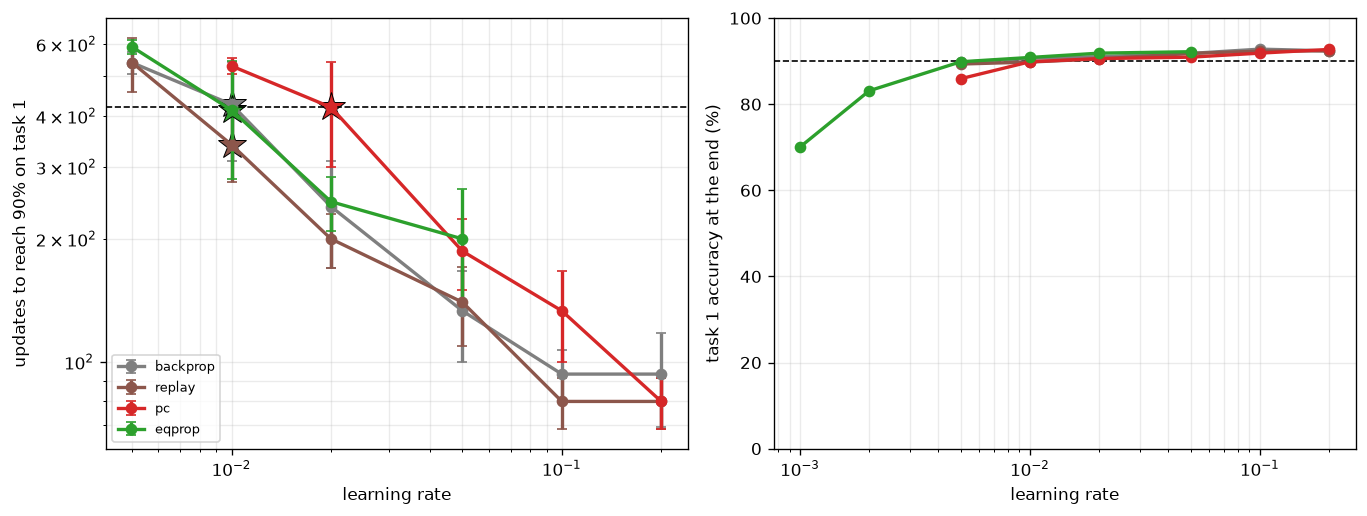

Python code for this plot:
"""What learning rate makes the four rules learn task 1 at the same speed?

Methods slide for the rule comparison. Nothing here is a result about forgetting; it is the
calibration that makes the comparison in scripts 52-53 a comparison of rules rather than a
comparison of learning rates.

WHY THIS HAS TO EXIST
    Every rule is run at plain SGD with a single learning rate, and the four rules do not
    respond to the same number the same way -- PC applies its update as `W += lr * (a^T e)`
    with e computed from a settled state, EqProp divides a finite difference by beta before
    the optimiser sees it. So an identical `lr` across rules is NOT a control; it is an
    arbitrary choice that happens to favour whichever rule it suits.

    What must be matched is the thing a reader would otherwise attribute the difference to:
    HOW FAST EACH RULE LEARNS. If backprop reaches competence on task 1 in 80 updates and PC
    takes 600, then their forgetting curves are being read at different points of two
    different processes, and any difference between them is unattributable.

WHAT IS MATCHED, AND WHY THIS QUANTITY
    updates to first hold >= THRESHOLD on task 1, for STOP_PATIENCE consecutive evals.

    Measured on TASK 1 ALONE, before task 2 exists. That matters: it means the calibration
    cannot launder the result. Tuning each rule's learning rate until its CROSSOVER sat in a
    convenient place would be tuning on the dependent variable -- the crossover is a forgetting
    measurement, and choosing learning rates by it would remove the very difference the
    comparison is meant to detect.

    The common target is TARGET_STEPS = 420 updates, picked for two practical reasons rather
    than from theory: it is where the four rules match most closely on this grid (1.25x spread,
    against 1.75x at a target of 300), and a slower rise makes the transition after the task
    switch occupy a readable fraction of the axis. The earlier scripts ran transitions of ~200
    updates inside 4000 and the curves read as step functions.

    What is LEFT after matching is 1.25x, and that is not nothing. It is accepted rather than
    refined because script 52 is an uncontrolled first look and says so, script 53 stops both
    tasks on accuracy and so cannot be confounded by a budget at all, and the trajectory plots
    remove time entirely. Tighten it before making a controlled claim, not before looking.

EXPERIMENT 12's LEARNING RATES CANNOT BE CARRIED FORWARD
    They were set under the legacy specification, where backprop ran ReLU with cross-entropy
    and EqProp ran a hinge loss on +-1 targets -- a different nonlinearity and a different loss
    per rule (see methods.legacy and model.LEGACY_SPEC). All four now run tanh, a linear
    output, squared error and one-hot targets. The gradient magnitudes are not comparable
    across that boundary, so the old numbers are void rather than approximately right.

THE SECOND QUESTION THIS FIGURE ANSWERS
    If the plots still look cramped, the cheap fix is to divide EVERY rule's learning rate by
    the same factor and keep the matching. That works only if steps-to-threshold responds to
    learning rate the same way for every rule -- i.e. if the four curves are PARALLEL on the
    log-log axes of the left panel. If they have different slopes, a global divide breaks the
    matching and the grid has to be re-run at a slower target instead. The figure shows which,
    so the shortcut is checked rather than assumed.

SETTLING: BOTH RULES ARE VERIFIED FULLY SETTLED, AND THE SETTINGS COME FROM SCRIPT 50
    Script 50 measured how many relaxation steps each rule needs before its hidden state stops
    moving, at four points during task-1 training:

        PC       needs <= 18 steps, runs 50 fixed        margin 2.8x to 6.3x
        EqProp   needs 47 steps trained, 529 at          stopping rule replaced; see below.
                 initialisation -- a 9x range            Tolerance calibrated by script 50.

    Under the settings this script uses, the weight update of each rule is computed from a
    genuinely settled state -- script 50 asserts that, and so does the check below. The
    concern that PC's fixed 50 steps make it a truncated relaxation -- which would pull it
    toward backprop (Millidge et al. 2022) and weaken the comparison before it starts -- does
    not apply at this size. The asymmetry that PC stops on a step count and EqProp stops on a
    patience test is therefore about compute and exposition, not about what is being compared.

    A fixed budget for EqProp was considered and rejected on 50's numbers. Its requirement
    spans 9x and peaks at INITIALISATION, so a fixed budget is either sized for the worst case
    (~600 steps, 4x more expensive than the patience rule it would replace) or sized for the
    trained regime (~150, wrong for the opening ~50 updates of every run).

    EqProp's stopping rule was CHANGED as a result of script 50, and the reason matters for
    reading any EqProp number in this project. It previously stopped once per-step movement
    had failed to improve for 30 consecutive steps, which fired on a temporary plateau at
    initialisation -- one seed needed 529 steps and it stopped at 178 -- and overshot by 3-4x
    once trained. It now stops when one step displaces the state by less than `settle_tol` of
    its own norm, and script 50 calibrates that tolerance against its own measurement of what
    is genuinely required. SETTLE_TOL below is read from 50's output, not chosen here.

READINGS COMMITTED BEFORE RUNNING
    Steps-to-threshold falls as learning rate rises, then the curve turns up or the run stops
    reaching threshold at all as the rate becomes unstable. The chosen learning rate must sit
    on the falling part, not near the turn -- a rule calibrated at the edge of instability
    would show extra forgetting for a reason that has nothing to do with credit assignment.
    The right panel is the check: final task-1 accuracy must be at its plateau at the chosen
    rate, not already falling.
"""
import sys
import time
from pathlib import Path

ROOT = Path(__file__).resolve().parents[1]
sys.path.insert(0, str(ROOT))                      # make `src` importable from anywhere

import numpy as np
import matplotlib.pyplot as plt

from src.protocol import PROTOCOL, load, build, replace, figure_path, array_path
from src.runner import run_classil

# ---------------------------------------------------------------- settings
THRESHOLD = 0.90        # task-1 competence, against a 94.3% Domain-IL joint ceiling (script 41)
STOP_PATIENCE = 3
TARGET_STEPS = 420      # the common learning speed every rule is calibrated to.
# 420 rather than 300, chosen AFTER seeing the grid, for two reasons that are worth stating
# because choosing a target from data invites the obvious objection.
#   It is where the four rules match best. At 300 the nearest grid points are 240/340/420/247
#   -- a 1.75x spread. At 420 they are 427/340/420/413 -- 1.26x. Same runs, better matching.
#   And it stretches the curves, which is the other thing wanted here: a longer rise means the
#   transition after the task switch occupies a readable fraction of the axis instead of
#   looking like a step function.
# This is safe because the target is COMMON to all four rules and is measured on task 1 alone,
# before task 2 exists. It cannot move any rule relative to another on the quantity being
# compared. Choosing per-rule learning rates by where their CROSSOVER landed would not be safe,
# and is why that option was rejected.
MAX_ITERS = 700         # cap: a rule needing >2.3x the target is not a candidate anyway, and
                        # the runs that never reach threshold are what the EqProp budget is
                        # spent on -- they cannot stop early
EVAL_EVERY = 20         # steps-to-threshold IS the measurement, but EqProp pays 0.25 s an eval
SEEDS = 3

METHODS = ["backprop", "replay", "pc", "eqprop"]
COLORS = {"backprop": "tab:gray", "replay": "tab:brown",
          "pc": "tab:red", "eqprop": "tab:green"}
GRIDS = {
    "backprop": [0.005, 0.01, 0.02, 0.05, 0.1, 0.2],
    "replay":   [0.005, 0.01, 0.02, 0.05, 0.1, 0.2],
    "pc":       [0.005, 0.01, 0.02, 0.05, 0.1, 0.2],
    # shifted up one decade from the others: EqProp divides its finite difference by beta
    # before the optimiser sees it, so the same lr is not the same step. A pilot at lr=0.005
    # reached only 49% in 60 updates where backprop at 0.05 reached 87%.
    "eqprop":   [0.001, 0.002, 0.005, 0.01, 0.02, 0.05],
}

# EqProp costs ~185 ms per update here, so the full grid is ~45 minutes. `--smoke` runs every
# code path in under a minute; it proves the script executes, and nothing else.
if "--smoke" in sys.argv:
    SEEDS, MAX_ITERS, TARGET_STEPS = 1, 60, 40
    GRIDS = {m: g[2:4] for m, g in GRIDS.items()}
    print("--smoke: tiny grid, results are NOT meaningful\n")

HIDDEN = int(np.load(array_path(str(ROOT / "experiments" /
                                    "41_capacity_vs_hidden_width.py")))["chosen"])

# ---- settling, read from script 50 ----------------------------------------
# Nothing here is chosen by hand. Script 50 measures how many relaxation steps each rule needs
# and calibrates EqProp's tolerance against that measurement; this reads its output.
PC_STEPS = 50           # library default, kept: script 50 measured a worst case of 18
z50 = np.load(array_path(str(ROOT / "experiments" /
                             "50_do_the_settling_loops_converge.py")))
need = {r: float(np.nanmax(z50[f"settled_{r}"])) for r in ["pc", "eqprop"]}
SETTLE_TOL = float(z50["settle_tol"])
EQ_MAX_STEPS = int(np.ceil(1.5 * need["eqprop"]))    # cap only; the tolerance does the work

# Asserted rather than assumed: if anything later makes a rule need more settling than it is
# given, this stops the run instead of silently comparing a settled rule against a truncated
# one. That failure is invisible in the output curves, which is why it is checked here.
assert PC_STEPS > need["pc"], f"PC settles in {need['pc']:.0f} steps but is given {PC_STEPS}"
assert np.isfinite(SETTLE_TOL), "script 50 found no safe tolerance; re-run it before this"
print(f"H = {HIDDEN} from script 41")
print(f"settling, worst case over script 50's checkpoints: "
      + ", ".join(f"{r} needs {v:.0f}" for r, v in need.items())
      + f" | pc runs {PC_STEPS} fixed, eqprop stops at settle_tol {SETTLE_TOL:.0e} "
        f"under a {EQ_MAX_STEPS} cap\n")


def settle_kw(method):
    """This rule's settling configuration. Empty for the two rules that do not settle."""
    if method == "pc":
        return dict(steps=PC_STEPS)
    if method == "eqprop":
        return dict(max_steps=EQ_MAX_STEPS, settle_tol=SETTLE_TOL)
    return {}


base = replace(PROTOCOL, hidden=HIDDEN, scenario="domain_il", stop_threshold=THRESHOLD,
               stop_patience=STOP_PATIENCE, max_iters_per_task=MAX_ITERS,
               eval_every=EVAL_EVERY, seeds=SEEDS)

# ---------------------------------------------------------------- run
REPLOT = "--replot" in sys.argv and Path(array_path(__file__)).exists()




if REPLOT:
    z = np.load(array_path(__file__), allow_pickle=True)
    steps_to = {m: z[f"steps_{m}"] for m in METHODS}
    final = {m: z[f"final_{m}"] for m in METHODS}
    data = None
    print("--replot: grid loaded from disk, nothing re-run. The CHOICE is still recomputed, "
          "so changing TARGET_STEPS and replotting reselects from the saved grid.\n")
else:
    data = load(base)
    steps_to = {m: np.full((len(GRIDS[m]), SEEDS), np.nan) for m in METHODS}
    final = {m: np.full((len(GRIDS[m]), SEEDS), np.nan) for m in METHODS}
    t0 = time.perf_counter()

    for m in METHODS:
        for li, lr in enumerate(GRIDS[m]):
            for seed in range(SEEDS):
                proto = replace(base, lr={m: lr})
                pair = proto.tasks(seed)                  # same split for every rule at this seed
                lmap = proto.label_map([pair[0]])
                train_step, predict = build(proto, m, seed, **settle_kw(m))
                out = run_classil(
                    train_step, predict, [pair[0]], data.train, data.class_idx,
                    report_eval=data.report_eval, stop_eval=data.stop_eval,
                    max_iters_per_task=MAX_ITERS, batch=proto.batch, eval_every=EVAL_EVERY,
                    device=proto.device, data_seed=seed, label_map=lmap,
                    stop_threshold=THRESHOLD, stop_patience=STOP_PATIENCE,
                )
                # `switches[0]` is where the task stopped, which under a threshold IS
                # steps-to-threshold. `reached` distinguishes that from hitting the cap.
                steps_to[m][li, seed] = out["switches"][0] if out["reached"][0] else np.nan
                final[m][li, seed] = out["curves"]["argmax"][-1, 0] * 100
            n_ok = int(np.isfinite(steps_to[m][li]).sum())
            s = np.nanmean(steps_to[m][li])
            print(f"  {m:9s} lr={lr:<7g} steps to {THRESHOLD:.0%}: "
                  + (f"{s:6.0f}" if n_ok else "  none")
                  + f"   reached {n_ok}/{SEEDS}   final {np.nanmean(final[m][li]):5.1f}%"
                  f"   [{time.perf_counter()-t0:5.0f}s]")

# ---------------------------------------------------------------- choose
# Nearest in LOG steps, so being 2x too fast and 2x too slow are penalised equally. Only
# learning rates that reached threshold on EVERY seed are eligible: one seed failing to reach
# competence is an unstable rate, not a fast one.
chosen, achieved = {}, {}
for m in METHODS:
    mean = np.array([np.nanmean(steps_to[m][li]) for li in range(len(GRIDS[m]))])
    ok = np.array([np.isfinite(steps_to[m][li]).all() for li in range(len(GRIDS[m]))])
    if not ok.any():
        chosen[m], achieved[m] = np.nan, np.nan
        continue
    d = np.where(ok, np.abs(np.log(mean / TARGET_STEPS)), np.inf)
    li = int(np.argmin(d))
    chosen[m], achieved[m] = GRIDS[m][li], mean[li]

print(f"\n  matched at ~{TARGET_STEPS} updates to {THRESHOLD:.0%} on task 1\n")
print(f"  {'rule':10s} {'lr':>9s} {'steps':>8s} {'final acc':>11s}")
for m in METHODS:
    li = GRIDS[m].index(chosen[m]) if np.isfinite(chosen[m]) else None
    f = np.nanmean(final[m][li]) if li is not None else float("nan")
    print(f"  {m:10s} {chosen[m]:9g} {achieved[m]:8.0f} {f:10.1f}%")

spread = float("nan")
got = [v for v in achieved.values() if np.isfinite(v)]
if len(got) < len(METHODS):
    missing = [m for m in METHODS if not np.isfinite(achieved[m])]
    print(f"\n  {', '.join(missing)} reached {THRESHOLD:.0%} at NO learning rate on the grid. "
          f"Widen GRIDS or raise MAX_ITERS before the comparison uses this.")
if got:
    spread = max(got) / max(1e-9, min(got))
    print(f"\n  spread in learning speed after matching: {spread:.2f}x "
          + ("- acceptable" if spread < 1.5 else
             "- LARGE, the grid is too coarse near the target"))

# Is a global learning-rate divide safe? It is, if steps-to-threshold responds to learning rate
# with the same exponent for every rule. Fit log(steps) = a + b*log(lr) per rule and compare b.
slopes, intercepts = {}, {}
for m in METHODS:
    x = np.log(np.asarray(GRIDS[m], dtype=float))
    y = np.log(np.array([np.nanmean(steps_to[m][li]) for li in range(len(GRIDS[m]))]))
    ok = np.isfinite(y)
    b, a = np.polyfit(x[ok], y[ok], 1) if ok.sum() >= 2 else (np.nan, np.nan)
    slopes[m], intercepts[m] = b, a
sl = np.array(list(slopes.values()))
print(f"\n  d log(steps) / d log(lr): "
      + ", ".join(f"{m} {slopes[m]:+.2f}" for m in METHODS))
print("  " + ("curves are parallel -- dividing every lr by the same factor keeps the matching"
              if np.nanmax(sl) - np.nanmin(sl) < 0.3 else
              "curves are NOT parallel -- a global lr divide breaks the matching; re-run this "
              "grid at a larger TARGET_STEPS instead"))

# ---------------------------------------------------------------- residual mismatch
# What is left after choosing from a grid this coarse. The grid steps by ~2x in lr and
# steps-to-threshold goes as lr^-0.5, so one grid step is ~1.4x in steps and the nearest point
# can sit ~1.2x off the target -- two rules off by that much in OPPOSITE directions is the
# spread printed above.
#
# It is not refined further by interpolating the fit and re-running, deliberately. Script 52 is
# an uncontrolled first look and says so; script 53 stops BOTH tasks on accuracy, which removes
# the budget confound by construction -- a slower rule cannot appear to forget less when its
# task-2 block ends on competence rather than on a step count; and the trajectory plots remove
# time entirely. The place a tight match is load-bearing is the controlled claim later, and by
# then there will be a result to justify a denser grid rather than a guess that one is needed.
print(f"\n  residual mismatch {spread:.2f}x. "
      + ("Fine for 52 (uncontrolled) and irrelevant to 53 (accuracy-stopped)."
         if spread < 1.35 else
         "Tighten before making a CONTROLLED claim: add grid points near TARGET_STEPS."))

# ---------------------------------------------------------------- figure
fig, ax = plt.subplots(1, 2, figsize=(11.5, 4.4))

for m in METHODS:
    g = np.asarray(GRIDS[m], dtype=float)
    mu = np.array([np.nanmean(steps_to[m][li]) for li in range(len(GRIDS[m]))])
    se = np.array([np.nanstd(steps_to[m][li], ddof=1) / np.sqrt(SEEDS)
                   for li in range(len(GRIDS[m]))])
    ax[0].errorbar(g, mu, yerr=se, marker="o", capsize=3, lw=2, color=COLORS[m], label=m)
    ax[1].errorbar(g, [np.nanmean(final[m][li]) for li in range(len(GRIDS[m]))],
                   marker="o", capsize=3, lw=2, color=COLORS[m], label=m)
    if np.isfinite(chosen[m]):
        ax[0].plot([chosen[m]], [achieved[m]], "*", color=COLORS[m], ms=18, mec="k", mew=0.6)

ax[0].axhline(TARGET_STEPS, color="k", ls="--", lw=1)
ax[0].set_xscale("log")
# A rule that reached threshold at no learning rate leaves this axis with nothing positive to
# scale. That is a real possible outcome, not just a smoke-test artefact, so it must not crash
# the figure that would show it.
if any(np.isfinite(steps_to[m]).any() for m in METHODS):
    ax[0].set_yscale("log")
ax[0].set_xlabel("learning rate")
ax[0].set_ylabel(f"updates to reach {THRESHOLD:.0%} on task 1")
ax[0].legend(fontsize=8)
ax[0].grid(alpha=0.25, which="both")

ax[1].axhline(THRESHOLD * 100, color="k", ls="--", lw=1)
ax[1].set_xscale("log")
ax[1].set_xlabel("learning rate")
ax[1].set_ylabel("task 1 accuracy at the end (%)")
ax[1].set_ylim(0, 100)
ax[1].grid(alpha=0.25, which="both")

fig.tight_layout()
fig.savefig(figure_path(__file__), dpi=120, bbox_inches="tight")
print(f"\nsaved {figure_path(__file__)}")

np.savez(array_path(__file__), target_steps=TARGET_STEPS, threshold=THRESHOLD, hidden=HIDDEN,
         methods=np.asarray(METHODS), pc_steps=PC_STEPS,
         settle_tol=SETTLE_TOL, eq_max_steps=EQ_MAX_STEPS,
         lr=np.asarray([chosen[m] for m in METHODS]),
         achieved=np.asarray([achieved[m] for m in METHODS]),
         slope=np.asarray([slopes[m] for m in METHODS]),
         **{f"grid_{m}": np.asarray(GRIDS[m], dtype=float) for m in METHODS},
         **{f"steps_{m}": steps_to[m] for m in METHODS},
         **{f"final_{m}": final[m] for m in METHODS})
print(f"saved {array_path(__file__)}")
